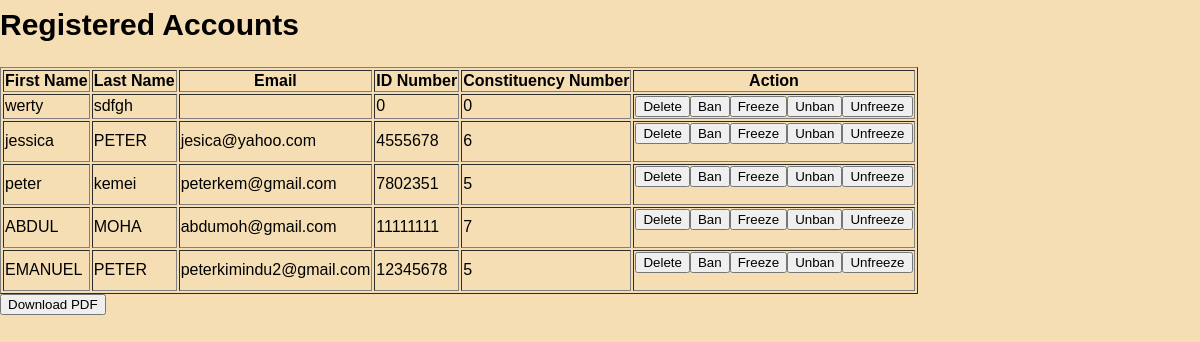
The page /indexpage/Admin/registered_accounts.php on the database its author committed.
### tables this page shows
CREATE TABLE `users` (
  `firstname` varchar(100) NOT NULL,
  `lastname` varchar(100) NOT NULL,
  `email` varchar(100) NOT NULL,
  `idnumber` int(10) NOT NULL,
  `constituencyNumber` varchar(10) NOT NULL,
  `password` varchar(255) NOT NULL,
  `usertype` varchar(50) NOT NULL DEFAULT 'user',
  `id` int(10) NOT NULL,
  `status` varchar(10) NOT NULL DEFAULT 'active'
);

### indexpage/Admin/registered_accounts.php (the view, shortened to what this page needs)
<?php
$db_username = 'root';
$db_password = '';
$db_name = 'users_register';
$db_host = 'localhost';
$mysqli = new mysqli($db_host, $db_username, $db_password, $db_name);
$sql = "SELECT * FROM users";
$result = $mysqli->query($sql);
if ($result->num_rows > 0) {
    echo "<h2>Registered Accounts</h2>";
    echo "<form action='registeredpdf.php' method='post'>";
    echo "<table border='1'>";
    echo "<tr><th>First Name</th><th>Last Name</th><th>Email</th><th>ID Number</th><th>Constituency Number</th><th>Action</th></tr>";
    while($row = $result->fetch_assoc()) {
        echo "<tr>";
        echo "<td>".$row["firstname"]."</td>";
        echo "<td>".$row["lastname"]."</td>";
        echo "<td>".$row["email"]."</td>";
        echo "<td>".$row["idnumber"]."</td>";
        echo "<td>".$row["constituencyNumber"]."</td>";
        echo "<td>";
        echo "<form method='post' action='admin_actions.php'>";
        echo "<button type='submit' name='delete'>Delete</button>";
        echo "<button type='submit' name='ban'>Ban</button>";
        echo "<button type='submit' name='freeze'>Freeze</button>";
        echo "<button type='submit' name='unban'>Unban</button>";
        echo "<button type='submit' name='unfreeze'>Unfreeze</button>";
        echo "</form>";
        echo "</td>";
        echo "</tr>";
    }
    echo "</table>";
    echo "<button type='submit'>Download PDF</button>";
    echo "</form>";
} else {
    echo "<h2>No registered accounts found.</h2>";
}
?>
<html lang="en">
<head>
</head>
<body>
</body>
</html>

### indexpage/Admin/registered_accounts.php (style rules this page uses)
body { font-family: Arial, sans-serif; background-color: wheat; margin-left: 0; font-size:20px; box-sizing: 5px ; align-items: center; padding: 0; }

### rows shown on the page
users: firstname "werty", lastname "sdfgh", idnumber "0", constituencyNumber "0"
users: firstname "jessica", lastname "PETER", email "jesica@yahoo.com", idnumber "4555678", constituencyNumber "6"
users: firstname "peter", lastname "kemei", email "peterkem@gmail.com", idnumber "7802351", constituencyNumber "5"
users: firstname "ABDUL", lastname "MOHA", email "abdumoh@gmail.com", idnumber "11111111", constituencyNumber "7"
users: firstname "EMANUEL", lastname "PETER", email "peterkimindu2@gmail.com", idnumber "12345678", constituencyNumber "5"
